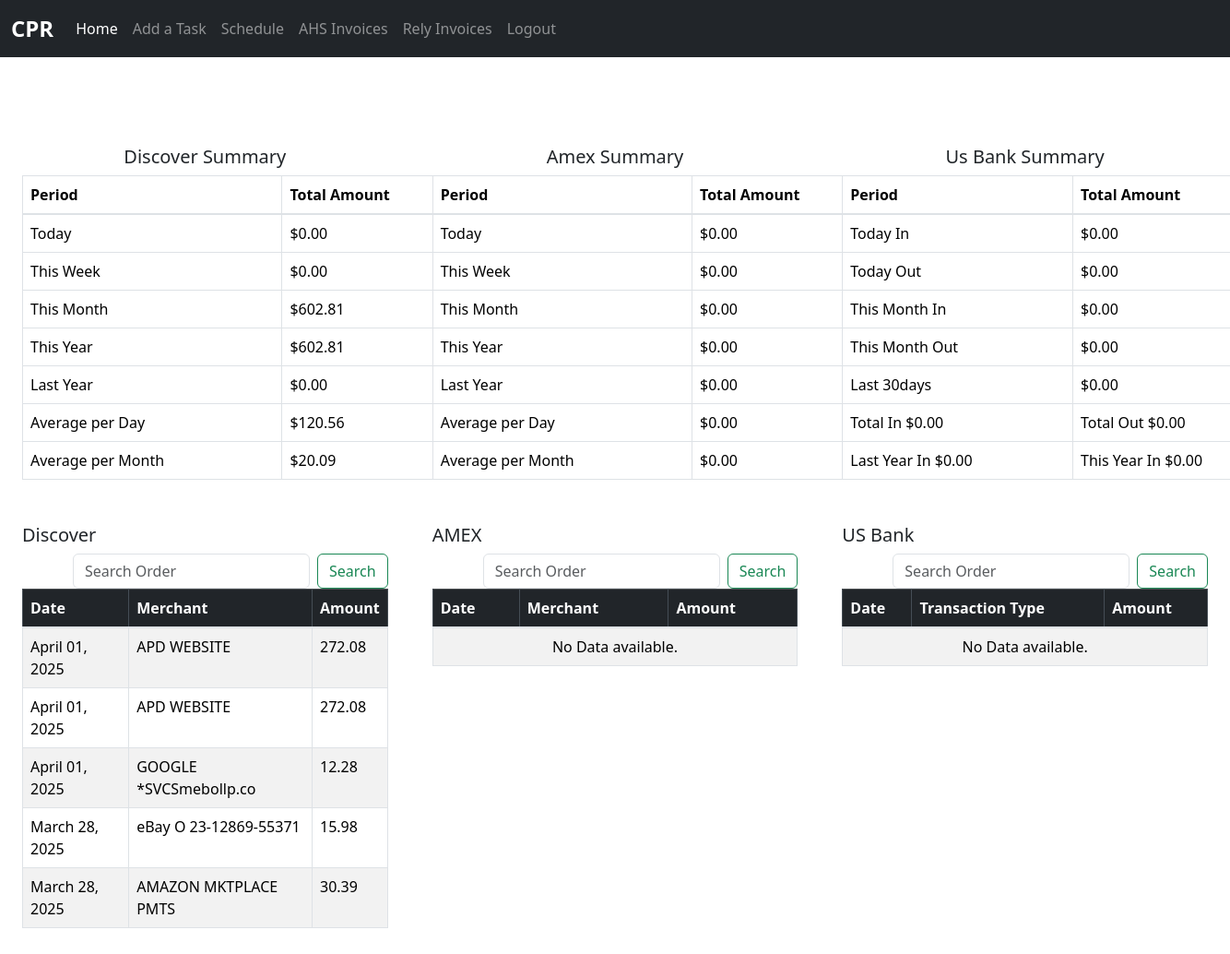
The page /merchant (signed in) on the database as committed earlier.
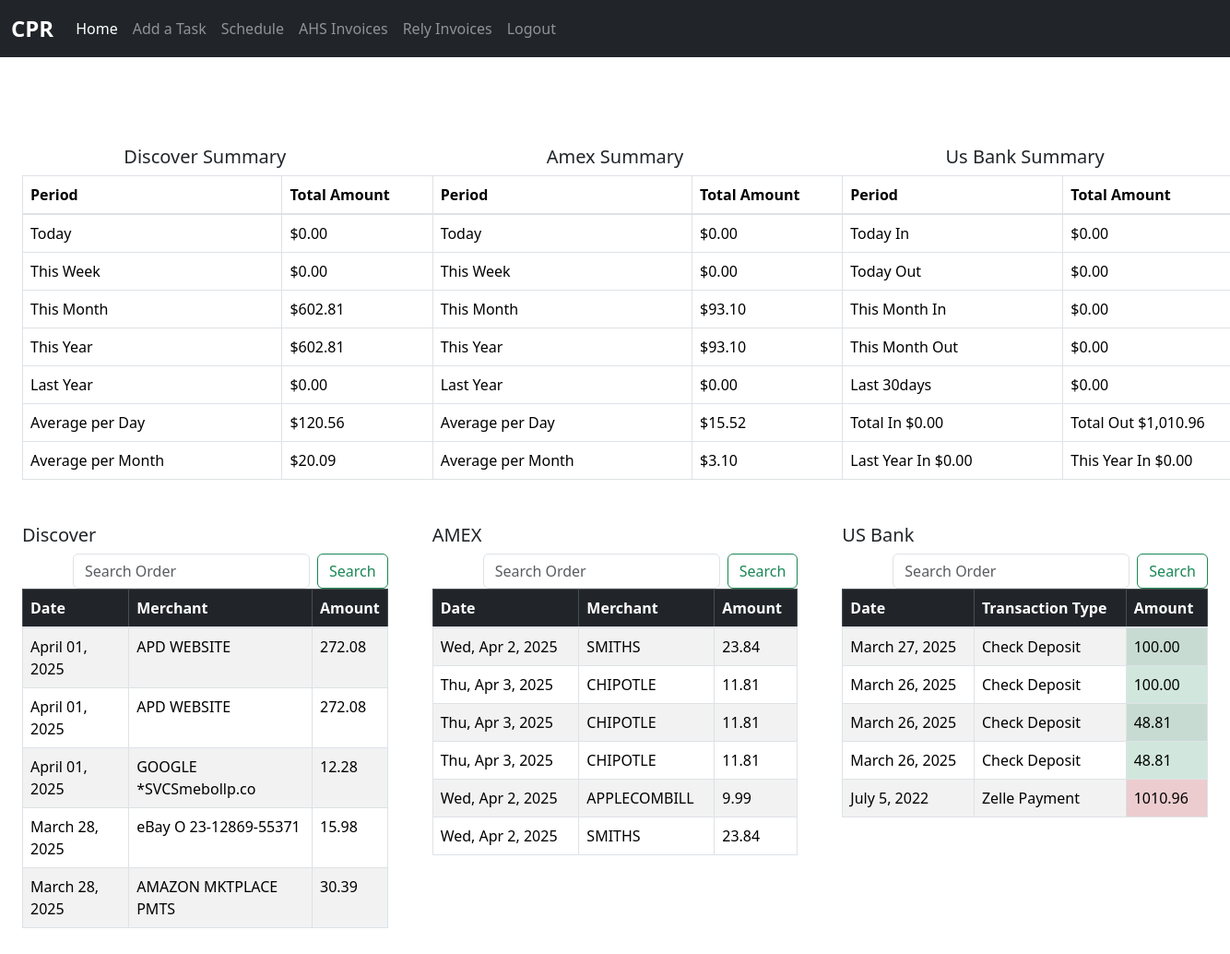
The same page on the database as committed later.
### task_app/models.py (models this page shows, shortened)
class Merchant(models.Model):
    name = models.CharField(max_length=200, blank=True, null=True)
    tracking_number = models.CharField(max_length=200, blank=True, null=True)
    order_number = models.CharField(default="0.0", max_length=200, blank=True, null=True)
    link = models.CharField(max_length=500, blank=True, null=True)
    amount = models.DecimalField(max_digits=10, decimal_places=2)
    date_pushed = models.DateField(default=timezone.now)
    date_updated = models.DateField(default=timezone.now)
    delivery_time = models.CharField(max_length=200, blank=True, null=True)
    transaction_date = models.CharField(max_length=200, blank=True, null=True)
    class Meta:
        verbose_name_plural = "Merchant"

class Amex(models.Model):
    order_number = models.CharField(max_length=200, blank=True, null=True)
    amount = models.DecimalField(max_digits=10, decimal_places=2)
    date_pushed = models.DateField(default=timezone.now)
    transaction_date = models.CharField(max_length=200, blank=True, null=True)
    class Meta:
        verbose_name_plural = "Amex"

class us_bank(models.Model):
    order_number = models.CharField(max_length=200, blank=True, null=True)
    amount = models.DecimalField(max_digits=10, decimal_places=2)
    date_pushed = models.DateField(default=timezone.now)
    date_sent = models.DateField(default=timezone.now)
    transaction_type = models.CharField(max_length=200, blank=True, null=True)
    transaction_date = models.CharField(max_length=200, blank=True, null=True)
    class Meta:
        verbose_name_plural = "US_BANK"

### task_app/views.py (the view, shortened to what this page needs)
# urls.py: path('merchant', views.merchant, name="merchant"),
@login_required(login_url='login')
def merchant(request):
    user = request.user
    pst = pytz.timezone("America/Los_Angeles")
    now_pst = timezone.now().astimezone(pst)
    today = now_pst.replace(hour=0, minute=0, second=0, microsecond=0)
    start_of_week = today - timedelta(days=today.weekday())
    start_of_month = today.replace(day=1)
    start_of_year = today.replace(month=1, day=1)
    start_of_last_year = start_of_year - timedelta(days=365)
    end_of_last_year = start_of_year - timedelta(days=1)
    def calculate_model_stats(model, date_field='date_pushed'):
        transactions = model.objects.all().order_by("-id").annotate(
            amount_float=Cast('amount', FloatField())
        )
        def get_total(queryset):
            return queryset.aggregate(total=Sum('amount_float'))['total'] or 0.0
        today_total = get_total(transactions.filter(**{f'{date_field}__gte': today}))
        week_total = get_total(transactions.filter(**{f'{date_field}__gte': start_of_week}))
        month_total = get_total(transactions.filter(**{f'{date_field}__gte': start_of_month}))
        year_total = get_total(transactions.filter(**{f'{date_field}__gte': start_of_year}))
        last_year_total = get_total(transactions.filter(
            **{f'{date_field}__gte': start_of_last_year,
               f'{date_field}__lte': end_of_last_year}
        ))
        avg_per_day = transactions.exclude(amount_float=0).aggregate(
            avg=Avg('amount_float')
        )['avg'] or 0.0
        from django.db.models.functions import ExtractMonth, ExtractYear
        from calendar import monthrange
        month_years = transactions.annotate(
            month=ExtractMonth(date_field),
            year=ExtractYear(date_field)
        ).values('month', 'year').distinct()
        monthly_averages = []
        for my in month_years:
            year = my['year']
            month = my['month']
            _, last_day = monthrange(year, month)
            start_date = date(year, month, 1)
            end_date = date(year, month, last_day)
            month_trans = transactions.filter(
                **{f'{date_field}__gte': start_date,
                   f'{date_field}__lte': end_date}
            )
            month_sum = get_total(month_trans)
            monthly_averages.append(month_sum / last_day)
        avg_per_month = sum(monthly_averages) / len(monthly_averages) if monthly_averages else 0.0
        return {
            'today_total': today_total,
            'week_total': week_total,
            'month_total': month_total,
            'year_total': year_total,
            'last_year_total': last_year_total,
            'avg_per_day': avg_per_day,
            'avg_per_month': avg_per_month,
            'all_transactions': transactions,
        }
    merchant_stats = calculate_model_stats(Merchant)
    amex_stats = calculate_model_stats(Amex, date_field='date_pushed')  # Adjust if Amex uses different date field
    bank_data = us_bank.objects.all().order_by("-date_sent")
    month_start = today.replace(day=1)
    thirty_days_ago = today - timedelta(days=30)
    current_year = today.year
    last_year = current_year - 1
    year_start = today.replace(month=1, day=1)
    last_year_start = year_start.replace(year=last_year)
    last_year_end = year_start - timedelta(days=1)
    today_in = us_bank.objects.filter(
        date_sent=today,
        transaction_type__in=["Deposit"]
    ).aggregate(total=models.Sum('amount'))['total'] or 0
    today_out = us_bank.objects.filter(
        date_sent=today,
        transaction_type__in=["Withdrawn", "Zelle Payment"]
    ).aggregate(total=models.Sum('amount'))['total'] or 0
    month_in = us_bank.objects.filter(
        date_sent__gte=month_start,
        transaction_type__in=["Deposit"]
    ).aggregate(total=models.Sum('amount'))['total'] or 0
    month_out = us_bank.objects.filter(
        date_sent__gte=month_start,
        transaction_type__in=["Withdrawn", "Zelle Payment"]
    ).aggregate(total=models.Sum('amount'))['total'] or 0
    total_in = us_bank.objects.filter(
        transaction_type__in=["Deposit"]
    ).aggregate(total=models.Sum('amount'))['total'] or 0
    total_out = us_bank.objects.filter(
        transaction_type__in=["Withdrawn", "Zelle Payment"]
    ).aggregate(total=models.Sum('amount'))['total'] or 0
    last30_in = us_bank.objects.filter(
        date_sent__gte=thirty_days_ago,
        transaction_type__in=["Deposit"]
    ).aggregate(total=models.Sum('amount'))['total'] or 0
    this_year_in = us_bank.objects.filter(
        date_sent__gte=year_start,
        transaction_type__in=["Deposit"]
    ).aggregate(total=models.Sum('amount'))['total'] or 0
    this_year_in_cd = us_bank.objects.filter(
        date_sent__gte=year_start,
        transaction_type__in=["Check Deposit"]
    ).aggregate(total=models.Sum('amount'))['total'] or 0
    print(f"This year in check deposit {this_year_in_cd}", flush=True)
    last_year_in = us_bank.objects.filter(
        date_sent__gte=last_year_start,
        date_sent__lte=last_year_end,
        transaction_type__in=["Deposit"]
    ).aggregate(total=models.Sum('amount'))['total'] or 0
    search_results = None
    amex_search_results = None
    combined_stats = {
        'today_total': merchant_stats['today_total'],
        'week_total': merchant_stats['week_total'],
        'month_total': merchant_stats['month_total'],
        'year_total': merchant_stats['year_total'],
        'last_year_total': merchant_stats['last_year_total'],
        'avg_per_day': merchant_stats['avg_per_day'],
        'avg_per_month': merchant_stats['avg_per_month'],
        'all_transactions': merchant_stats['all_transactions'],
        'amex_today_total': amex_stats['today_total'],
        'amex_week_total': amex_stats['week_total'],
        'amex_month_total': amex_stats['month_total'],
        'amex_year_total': amex_stats['year_total'],
        'amex_last_year_total': amex_stats['last_year_total'],
        'amex_avg_per_day': amex_stats['avg_per_day'],
        'amex_avg_per_month': amex_stats['avg_per_month'],
        'amex_all_transactions': amex_stats['all_transactions'],
        'search_results':search_results,
        "bank_data":bank_data,
        'today_in': today_in,
        'today_out': today_out,
        'month_in': month_in,
        'month_out': month_out,
        'total_in': total_in,
        'total_out': total_out,
        'last30_in': last30_in,
        'this_year_in': this_year_in,
        'last_year_in': last_year_in,
    }
    return render(request, 'merchant.html', combined_stats)

### task_app/templates/merchant.html (shortened to what the changed rows need)
{% extends 'base.html' %}
{% block content %}
    <div class="row">
        <div class="col-lg-4">
            <center>
            <div class="container mt-5">
                <table style="width:500px; ali" class="table table-bordered">
                    <thead>
                        <tr>
                            <th>Period</th>
                            <th>Total Amount</th>
                        </tr>
                    </thead>
                </table>
            </div>
            </center>
            <div class="container mt-5">
                <br>
                <table class="table table-striped table-bordered">
                    <thead class="table-dark">
                        <tr>
                            <th>Date</th>
                            <th>Merchant</th>
                            <th>Amount</th>
                        </tr>
                    </thead>
                    <tbody>
                        {% if search_results is None %}
                            {% for ebay in all_transactions %}
                            <tr>
                                <td>{{ ebay.transaction_date }}</td>
                                <td>{{ ebay.order_number }}</td>
                                <td>{{ ebay.amount }}</td>
                            </tr>
                            {% empty %}
                            <tr>
                                <td colspan="6" class="text-center">No Data available.</td>
                            </tr>
                            {% endfor %}
                        {% endif %}
                    </tbody>
                </table>
            </div>
        </div>
        <div class="col-lg-4">
            <center>
            <div class="container mt-5">
                <table style="width:500px; ali" class="table table-bordered">
                    <thead>
                        <tr>
                            <th>Period</th>
                            <th>Total Amount</th>
                        </tr>
                    </thead>
                    <tbody>
                        <tr>
                            <td>This Month</td>
                            <td>${{ amex_month_total|floatformat:2 }}</td>
                        </tr>
                        <tr>
                            <td>This Year</td>
                            <td>${{ amex_year_total|floatformat:2 }}</td>
                        </tr>
                        <tr>
                            <td>Average per Day</td>
                            <td>${{ amex_avg_per_day|floatformat:2 }}</td>
                        </tr>
                        <tr>
                            <td>Average per Month</td>
                            <td>${{ amex_avg_per_month|floatformat:2 }}</td>
                        </tr>
                    </tbody>
                </table>
            </div>
            </center>
            <div class="container mt-5">
                <br>
                <table class="table table-striped table-bordered">
                    <thead class="table-dark">
                        <tr>
                            <th>Date</th>
                            <th>Merchant</th>
                            <th>Amount</th>
                        </tr>
                    </thead>
                    <tbody>
                        {% if search_results is None %}
                            {% for ebay in amex_all_transactions %}
                            <tr>
                                <td>{{ ebay.transaction_date }}</td>
                                <td>{{ ebay.order_number }}</td>
                                <td>{{ ebay.amount }}</td>
                            </tr>
                            {% empty %}
                            <tr>
                                <td colspan="6" class="text-center">No Data available.</td>
                            </tr>
                            {% endfor %}
                        {% endif %}
                    </tbody>
                </table>
            </div>
        </div>
        <div class="col-lg-4">
            <center>
            <div class="container mt-5">
                <table style="width:500px; ali" class="table table-bordered">
                    <thead>
                        <tr>
                            <th>Period</th>
                            <th>Total Amount</th>
                        </tr>
                    </thead>
                    <tbody>
                        <tr>
                            {% load humanize %}
                            <td>Total In ${{ total_in|floatformat:2|intcomma }}</td>
                            <td>Total Out ${{ total_out|floatformat:2|intcomma }}</td>
                        </tr>
                    </tbody>
                </table>
            </div>
            </center>
            <div class="container mt-5">
                <br>
                <table class="table table-striped table-bordered">
                    <thead class="table-dark">
                        <tr>
                            <th>Date</th>
                            <th>Transaction Type</th>
                            <th>Amount</th>
                        </tr>
                    </thead>
                    <tbody>
                        {% if search_results is None %}
                            {% for ebay in bank_data %}
                            <tr>
                                <td>{{ ebay.date_sent }}</td>
                                <td>{{ ebay.transaction_type }}</td>
                                <td class="{% if ebay.transaction_type == 'Deposit' or ebay.transaction_type == 'Check Deposit' %}
                                    table-success
                                    {% else %}
                                    table-danger
                                    {% endif %}">{{ ebay.amount }}</td>
                            </tr>
                            {% empty %}
                            <tr>
                                <td colspan="6" class="text-center">No Data available.</td>
                            </tr>
                            {% endfor %}
                        {% endif %}
                    </tbody>
                </table>
            </div>
        </div>
    </div>
{% endblock %}

Rows that differ between the two databases and show on the page:
added Amex: transaction_date "Wed, Apr 2, 2025", order_number "SMITHS", amount "23.84"
added Amex: transaction_date "Thu, Apr 3, 2025", order_number "CHIPOTLE", amount "11.81"
added Amex: transaction_date "Thu, Apr 3, 2025", order_number "CHIPOTLE", amount "11.81"
added Amex: transaction_date "Thu, Apr 3, 2025", order_number "CHIPOTLE", amount "11.81"
added Amex: transaction_date "Wed, Apr 2, 2025", order_number "APPLECOMBILL", amount "9.99"
added Amex: transaction_date "Wed, Apr 2, 2025", order_number "SMITHS", amount "23.84"
added us_bank: date_sent "March 27, 2025", transaction_type "Check Deposit", amount "100.00"
added us_bank: date_sent "March 26, 2025", transaction_type "Check Deposit", amount "100.00"
added us_bank: date_sent "March 26, 2025", transaction_type "Check Deposit", amount "48.81"
added us_bank: date_sent "March 26, 2025", transaction_type "Check Deposit", amount "48.81"
added us_bank: date_sent "July 5, 2022", transaction_type "Zelle Payment", amount "1010.96"
Other text that changed with them:
{{ amex_month_total|floatformat:2 }}: "0.00" → "93.10"
{{ amex_year_total|floatformat:2 }}: "0.00" → "93.10"
{{ amex_avg_per_day|floatformat:2 }}: "0.00" → "15.52"
{{ amex_avg_per_month|floatformat:2 }}: "0.00" → "3.10"
{{ total_out|floatformat:2|intcomma }}: "0.00" → "1,010.96"
text no longer shown: "No Data available. No Data available."
